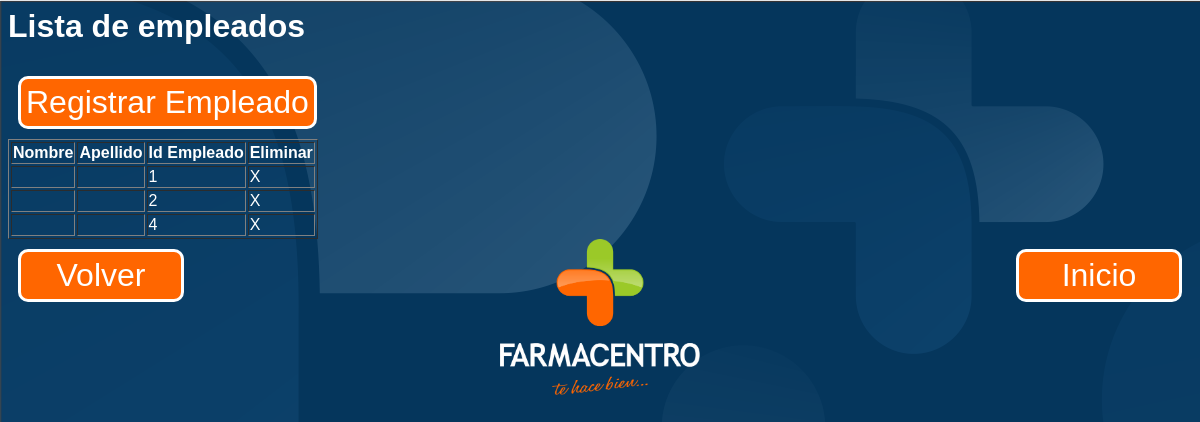
The app's page /index.php?c=administrador&a=abmEmpleado, older data.
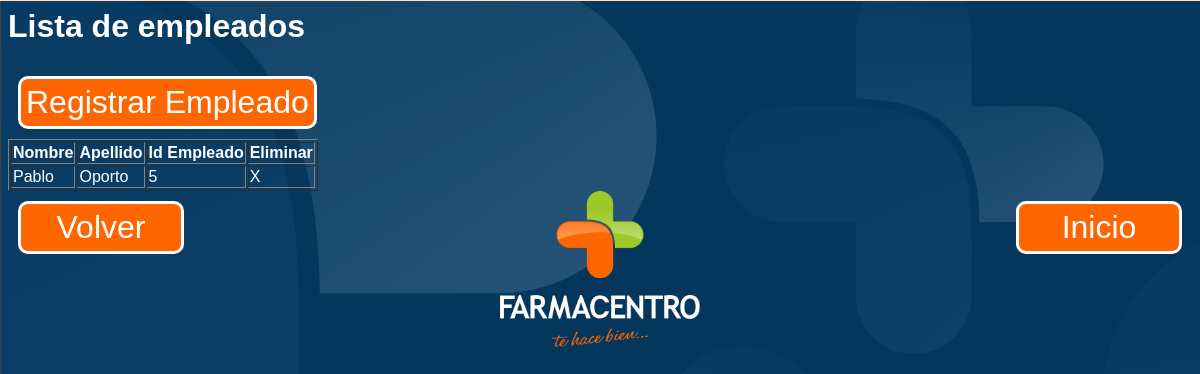
The same page, newer data.
### tables this page shows
CREATE TABLE `Empleado` (
  `idEmpleado` int(10) NOT NULL AUTO_INCREMENT,
  `nombre` varchar(30) DEFAULT NULL,
  `apellido` varchar(30) DEFAULT NULL,
  PRIMARY KEY (`idEmpleado`)
);

### controller/AdministradorController.php (called while the page is built, shortened)
<?php
require_once 'model/Turno.php';
require_once 'model/Empleado.php';
class AdministradorController{
    public function abmEmpleado(){
        $empleados = Empleado::getEmpleado();
        require_once 'view/header.php';
        require_once 'view/administrador/listEmpleado.php';
        require_once 'view/footer.php';
    }
}
?>

### index.php (called while the page is built, shortened)
<?php
$accion = "index";
if(isset($_REQUEST['a'])){
    $accion = $_REQUEST['a'];
}
$controller = new $controller();
$controller->$accion();
?>

### model/Empleado.php (called while the page is built, shortened)
<?php
class Empleado{
    private $idEmpleado;
    private $nombre;
    private $apellido;
    public function getIdEmpleado() {
        return $this->idEmpleado;
    }
    public function getNombre() {
        return $this->nombre;
    }
    function getApellido() {
        return $this->apellido;
    }
    function setApellido($apellido) {
        $this->apellido = $apellido;
    }
    public function setIdEmpleado($idEmpleado) {
        $this->idEmpleado = $idEmpleado;
    }
    public function setNombre($nombre) {
        $this->nombre = $nombre;
    }
    public static function getEmpleado(){
        try {
            $mdb =  DataBase::getDb();
            $sql = 'SELECT * FROM Empleado ORDER BY apellido';
            $temp = $mdb->prepare($sql);
            $temp->execute();
            $resultado = $temp->fetchAll();
            foreach ($resultado as $fila){
                $data[] = new Empleado($fila['idEmpleado'], $fila['nombre'], $fila['apellido']);
            }
        } catch (PDOException $e) {
            print "¡Error!: " . $e->getMessage() . "<br/>";
            die();
        }
        return $data;
    }
}

### view/administrador/listEmpleado.php (the view)
<h1>Lista de empleados</h1>
<a class="myButton" href="index.php?c=administrador&a=crear">Registrar Empleado</a>
<table border="1">
    <th>Nombre</th>
    <th>Apellido</th>
    <th>Id Empleado</th>
    <th>Eliminar</th>
    <?php foreach ($empleados as $empleado) { ?>
    <tr>
        <td><a href="index.php?c=administrador&a=modificar&id=<?= $empleado->getIdEmpleado()?>"><?= $empleado->getNombre()?></a></td>
        <td><?= $empleado->getApellido()?></td>
        <td><?= $empleado->getIdEmpleado()?></td>
        <td><a href="index.php?c=administrador&a=eliminar&id=<?= $empleado->getIdEmpleado()?>">X</a></td>
    </tr>
    <?php }?>
</table>

### view/header.php (shortened to what this page needs)
<html>
    <head>
        <link rel="stylesheet" type="text/css" href="view/stylesheet.css">
    </head>
    <body>

### view/footer.php
   </body>
   <div class="center">
       <a class="myButton" id="left" href="#" onClick="history.go(-1);return true;">Volver</a>
   <img id="logo" src="view/images/logo.png" />
       <a class="myButton" id="right" href=".">Inicio</a>
   </div>
</html>

### view/stylesheet.css (style rules this page uses)
body { background-image: url("images/fondo.png"); font-family: "Arial", sans-serif; color: white; }
a { color: white; text-decoration: none; }
.center { width: 100%; text-align: center; display: inline-block; }
.myButton { display:inline-block; background: #ff6600; border:solid 3px #ffffff; min-width:150px; font-size: 2em; text-align: center; -webkit-border-radius: 10px; -moz-border-radius: 10px; border-radius: 10px; margin: 10px; padding: 5px; }
#left { float: left; }
#right { float: right; }
#logo { width: 200px; }

Row changes from the older to the newer data that the page shows:
removed empleado: idEmpleado "1"
removed empleado: idEmpleado "2"
removed empleado: idEmpleado "4"
added empleado: nombre "Pablo", apellido "Oporto", idEmpleado "5"
